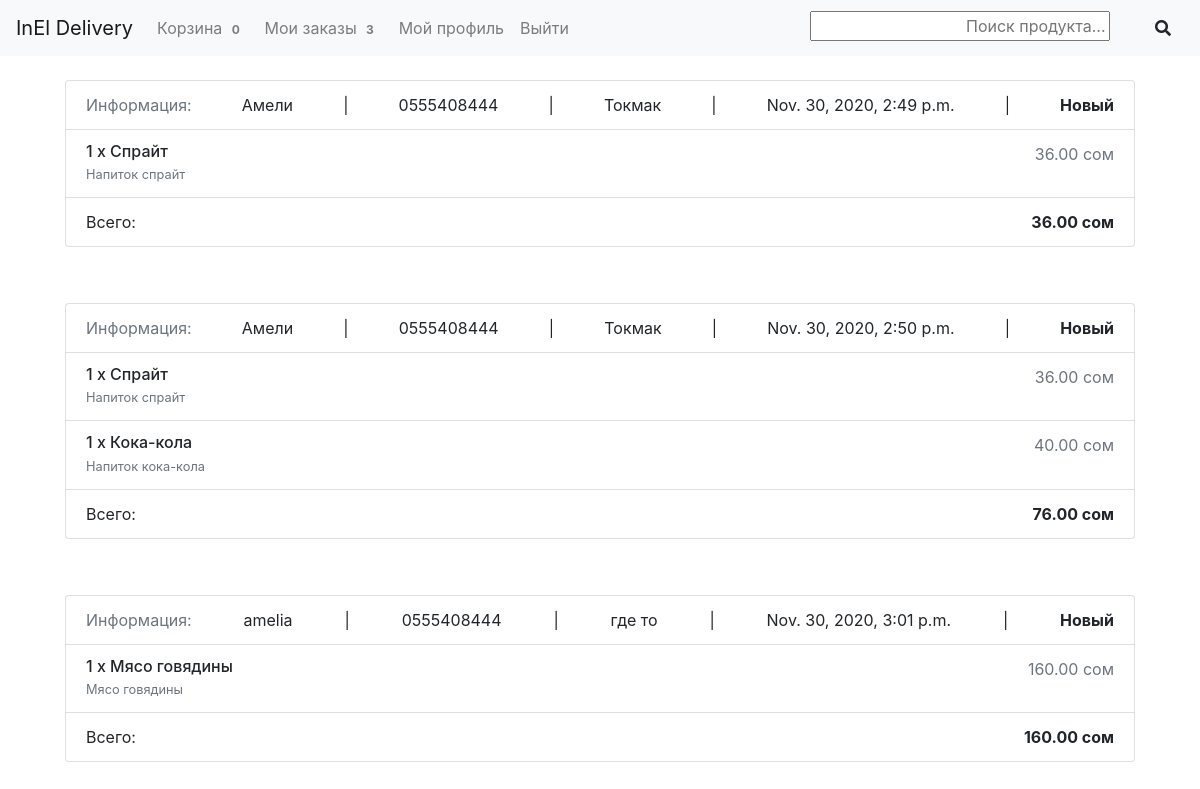
The app's page /my_orders/ (signed in), older data.
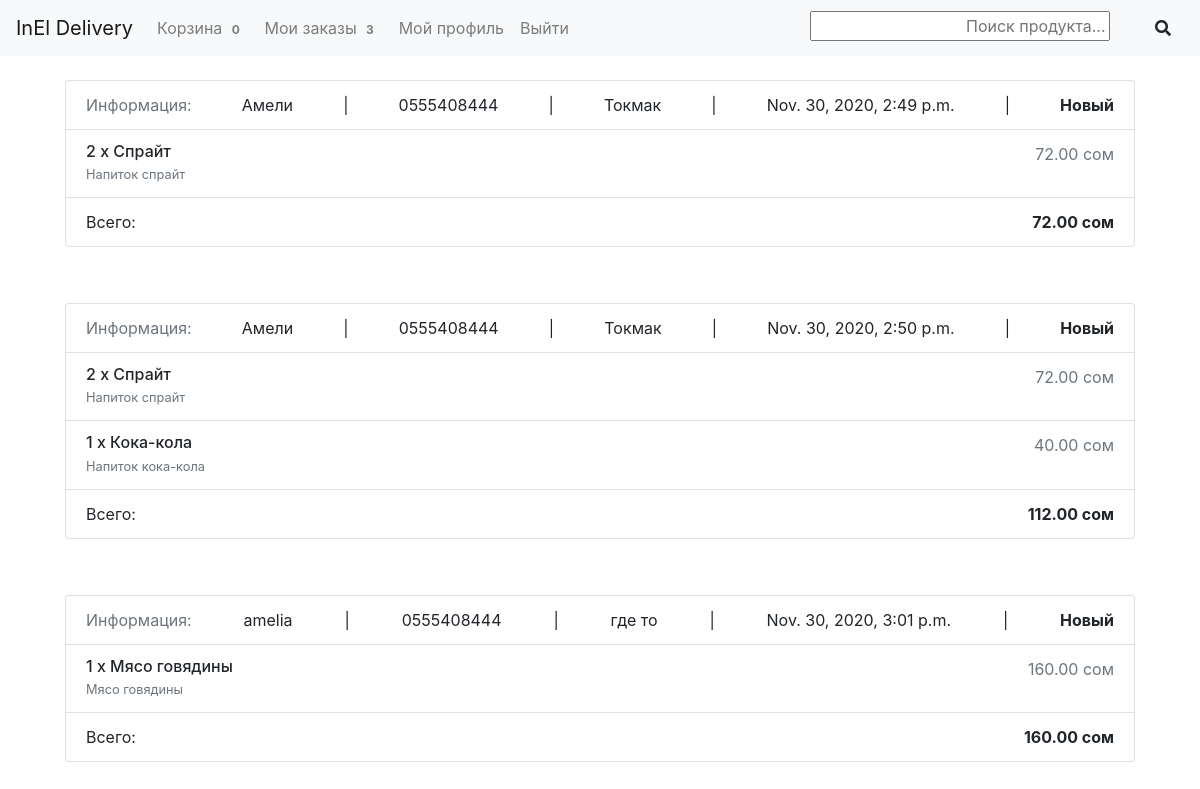
The same page, newer data.
### products/models.py (models this page shows, shortened)
class OrderProduct(models.Model):
    user = models.ForeignKey(settings.AUTH_USER_MODEL, on_delete=models.CASCADE, verbose_name="Пользователь")
    product = models.ForeignKey(Product, on_delete=models.CASCADE, verbose_name="Продукт")
    amount = models.IntegerField(default=1, verbose_name="Количество")
    ordered = models.BooleanField(default=False, verbose_name="Заказ оформлен")
    def get_total_item_price(self):
        return self.amount * self.product.price
    def get_final_price(self):
        return self.get_total_item_price()
    class Meta:
        verbose_name = "Заказанный продукт"
        verbose_name_plural = "Заказанные продукты"

class Product(models.Model):
    name = models.CharField(max_length=255, verbose_name="Название")
    slug = models.SlugField(max_length=255, db_index=True)
    category = models.ForeignKey(Category, on_delete=models.CASCADE, verbose_name="Категория")
    store = models.ForeignKey(Store, on_delete=models.CASCADE, verbose_name="Магазин")
    price = models.DecimalField(decimal_places=2, max_digits=19, verbose_name="Цена")
    desc = models.CharField(max_length=255, verbose_name="Описание")
    available = models.BooleanField(default=True, verbose_name="Доступен")
    created = models.DateTimeField(auto_now_add=True)
    updated = models.DateTimeField(auto_now=True)
    picture = models.ImageField(upload_to="products_pic/", verbose_name="Картинка", blank=True,
                                default="products_pic/no-image.jpg")
    mini_picture = ImageSpecField(source="picture", processors=[ResizeToFill(800, 600)],
                                 format="JPEG", options={"quality": 100})
    class Meta:
        verbose_name = "Продукт"
        verbose_name_plural = "Продукты"

class Order(models.Model):
    STATUS = (
        ('Новый', 'Новый заказ'),
        ('В ожидании', 'Заказ в ожидании'),
        ('Выполнен', 'Выполненный заказ')
    )
    user = models.ForeignKey(settings.AUTH_USER_MODEL, on_delete=models.CASCADE, verbose_name="Пользователь")
    products = models.ManyToManyField(OrderProduct, verbose_name="Продукты")
    created_date = models.DateTimeField(verbose_name="Дата")
    status = models.CharField(max_length=16, default='Новый', choices=STATUS, verbose_name="Статус")
    ordered = models.BooleanField(default=False, verbose_name="Заказ оформлен")
    name = models.CharField(max_length=255, null=True, verbose_name="ИФО")
    phone = models.CharField(max_length=255, null=True, verbose_name='Номер телефона')
    address = models.TextField(null=True, verbose_name="Адрес")
    deliveryman = models.ForeignKey(Deliveryman, blank=True, null=True, on_delete=models.CASCADE, verbose_name="Курьер")
    def get_total(self):
        total = 0
        for product in self.products.all():
            total += product.get_final_price()
        return total
    class Meta:
        verbose_name = "Заказ"
        verbose_name_plural = "Заказы"
        permissions = (("view_orders_page", "Can view the orders page"),
                       ("take_orders", "Can take orders"),)

### products/views.py (the view)
# urls.py: path("my_orders/", OrderCustomerList.as_view(), name="order_owner_list"),
class OrderCustomerList(LoginRequiredMixin, ListView):
    model = Order
    template_name = 'products/order_customer_list.html'
    context_object_name = 'ordered_list'
    def get_queryset(self):
        return Order.objects.filter(user=self.request.user)

### inel_delivery/utils/context_processors.py (called while the page is built)
def settings_context(_request):
    return {"DEBUG": settings.DEBUG}

### products/templatetags/cart_template_tags.py (called while the page is built)
@register.filter
def cart_item_count(user):
    if user.is_authenticated:
        qs = Order.objects.filter(user=user.id, ordered=False)
        if qs.exists():
            return qs[0].products.count()
    return 0

@register.filter
def my_order_count(user):
    if user.is_authenticated:
        qs = Order.objects.filter(user=user.id, ordered=True)
        if qs.exists():
            return qs.count()
    return 0

### inel_delivery/templates/products/order_customer_list.html
{% extends "base.html" %}
{% load crispy_forms_tags %}
{% block content %}
  {% for ordered in ordered_list %}
    <div class="card-body">
      <ul class="list-group mb-3 z-depth-1">
        <li class="list-group-item d-flex justify-content-between lh-condensed">
          <span class="text-muted">Информация:</span>
          <span>{{ ordered.name }}</span>|<span>{{ ordered.phone }}</span>|
          <span>{{ ordered.address }}</span>|<span>{{ ordered.created_date }}</span>|
          <strong><span>{{ ordered.status }} </span></strong>
        </li>
        {% for order_product in ordered.products.all %}
        <li class="list-group-item d-flex justify-content-between lh-condensed">
            <div>
              <h6 class="my-0">{{ order_product.amount }} x {{ order_product.product.name }}</h6>
              <small class="text-muted">{{ order_product.product.desc }}</small>
            </div>
            <span class="text-muted">{{ order_product.get_final_price }} сом</span>
        </li>
        {% endfor %}
        <li class="list-group-item d-flex justify-content-between">
            <span>Всего:</span>
            <strong>{{ ordered.get_total }} сом</strong>
        </li>
      </ul>
    </div>
  {% endfor %}
{% endblock %}

Row changes from the older to the newer data that the page shows:
changed through a linked row, Order "Nov. 30, 2020, 2:49 p.m.": get_total "36.00" → "72.00"
changed OrderProduct "Спрайт": amount "1" → "2"; get_final_price "36.00" → "72.00"
changed through a linked row, Order "Nov. 30, 2020, 2:50 p.m.": get_total "76.00" → "112.00"
